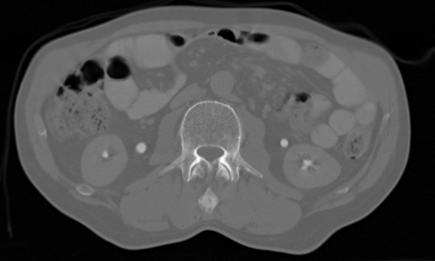
#> input picture task1/ABD_CT.jpg, 435 x 261 px
$ python fourth.py
#> lines starting #> are read from the running program, lines starting #| are printed output that depends on the picture
### task1/second.py
'''
@Author: Uros Miljkovic 123598
write a separate function (in a separate .py-file) that computes the ITF values and allow to specify the
parameter value 𝛾 as function parameter, a few suggestions from my side:
--> you may consider using a vector of all possible intensity values as main input to this function
--> the output then would be a vector of the mapped (transferred) intensity values – this would
resemble already the lookup table (LUT) that is needed for the actual mapping
'''

import numpy as np

def compute_itf(intensity_values, gamma):
    """
    Compute the ITF values for a given gamma parameter.

    Args:
        intensity_values (numpy.ndarray): Vector of intensity values.
        gamma (float): Gamma parameter for the power function.

    Returns:
        numpy.ndarray: Vector of mapped intensity values (ITF values).
    """
    # Apply power function to the intensity values
    itf_values = np.power(intensity_values, gamma)

    return itf_values

'''
This function takes the input vector of intensity values and the gamma parameter as arguments. It applies the power function to each intensity value and returns the resulting mapped intensity values.
You can then use this function in your main script by importing it:
CODE START
#################################################
from itf_function import compute_itf

# Define intensity values
intensity_values = np.linspace(0, 1, 256)  # Example: Range of 0 to 1 with 256 values

# Define gamma parameter
gamma = 1.5  # Example: Adjust this parameter as desired

# Compute ITF values
itf_values = compute_itf(intensity_values, gamma)

# Print the ITF values
print(itf_values)
#################################################
CODE END

Make sure the "itf_function.py" file is in the same directory as your main script. Adjust the range and number of intensity values as needed for your specific use case.

By separating the ITF computation into a separate function, you can easily reuse it and provide different gamma values to generate different lookup tables.
'''

### task1/fourth.py
'''
@Author: Uros Miljkovic 123598
create 5 different instances of the ITFs (create 5 different lookup tables by calling the function 5 times
with the given different parameter) and map the image with these 5 ITFs, with these values for
parameter 𝛾: 0.25, 0.5, 1.0, 1.5, 2.0
'''

import cv2
import numpy as np
import matplotlib.pyplot as plt
from second import compute_itf

# Load the image
image = cv2.imread('ABD_CT.jpg', cv2.IMREAD_GRAYSCALE)
#> image is the input picture: shape (261, 435); min 0, max 255, mean 76.1

# Define intensity values
intensity_values = np.arange(256) / 255.0  # Range of 0 to 1 with 256 values

# Define gamma values
gamma_values = [0.25, 0.5, 1.0, 1.5, 2.0]

# Create a subplot grid for displaying the images
num_plots = len(gamma_values) + 1
rows = (num_plots // 2) + (num_plots % 2)
cols = 2
fig, axes = plt.subplots(rows, cols, figsize=(10, 10))

# Display the original image
axes[0, 0].imshow(image, cmap='gray')
axes[0, 0].set_title('Original Image')
axes[0, 0].axis('off')

# Iterate over the gamma values
for i, gamma in enumerate(gamma_values):
    # Compute ITF lookup table
    itf_lookup_table = compute_itf(intensity_values, gamma)

    # Map intensity values of the image using ITF lookup table
    mapped_image = itf_lookup_table[image]

    # Convert mapped image back to appropriate datatype and value range
    mapped_image = (mapped_image * 255).astype(np.uint8)

    # Display the mapped image
    row = (i + 1) // cols
    col = (i + 1) % cols
    axes[row, col].imshow(mapped_image, cmap='gray')
    axes[row, col].set_title(f'Gamma = {gamma}')
    axes[row, col].axis('off')
#> this loop made 5 passes
#> pass 1, `mapped_image = itf_lookup_table[image]`:
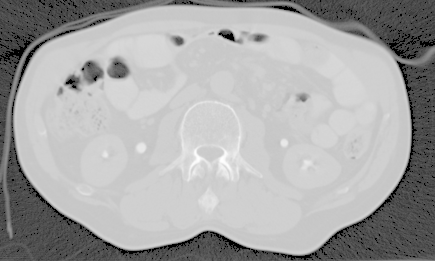
#> mapped_image: shape (261, 435) float64; min 0, max 1, mean 0.653
#> pass 2, `mapped_image = itf_lookup_table[image]`:
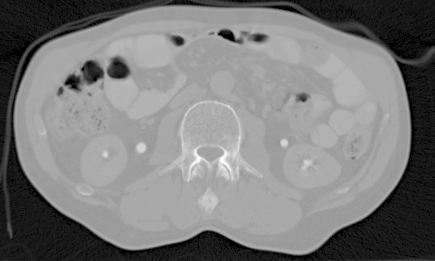
#> mapped_image: shape (261, 435) float64; min 0, max 1, mean 0.484

# Hide empty subplots if any
if num_plots < rows * cols:
    for i in range(num_plots, rows * cols):
        axes[i // cols, i % cols].axis('off')

# Adjust spacing and display the plots
plt.tight_layout()
plt.show()
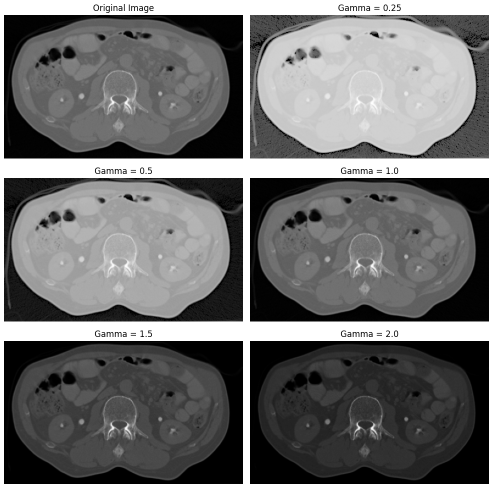
#> figure drawn by matplotlib, 6 panels

'''
In this updated code, we iterate over the gamma values [0.25, 0.5, 1.0, 1.5, 2.0].
For each gamma value, we compute a new ITF lookup table, map the intensity values of the image using that ITF, and display the resulting mapped image alongside the original image.

The images will be displayed in a grid layout, with the first column reserved for the original image.
Each subsequent column will display the mapped image corresponding to a specific gamma value.
'''
